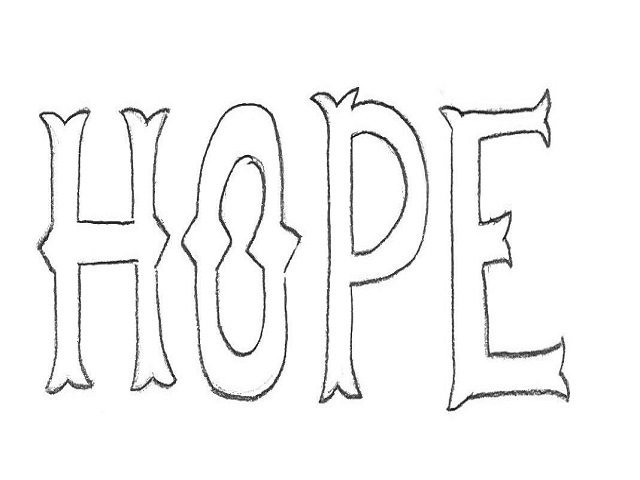
#> input picture project/images/hope.jpg, 640 x 480 px
$ python 02_blended_sketch.py
#> lines starting #> are read from the running program, lines starting #| are printed output that depends on the picture
from simpleimage import SimpleImage
from PIL import Image

FILE2 = "images/phoenix__sketch.jpeg"
FILE1 = "images/hope.jpg"
ALPHA = 0.85

def merging_image():
    image1 = Image.open(FILE1)
#> image1 is the input picture: PIL image 640x480 RGB; min 0, max 255, mean 246.4
    image2 = Image.open(FILE2)
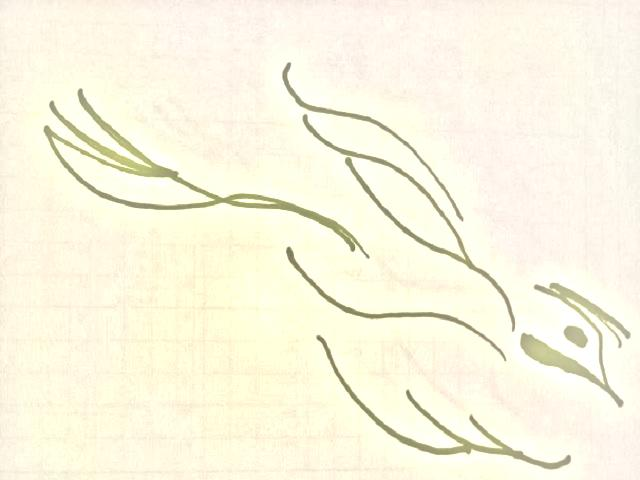
#> input picture project/images/phoenix__sketch.jpeg, 640 x 480 px
#> image2 is the input picture: PIL image 640x480 RGB; mean R, G, B 249.7, 246.2, 225.2

    blended_image = Image.blend(image1, image2, ALPHA)
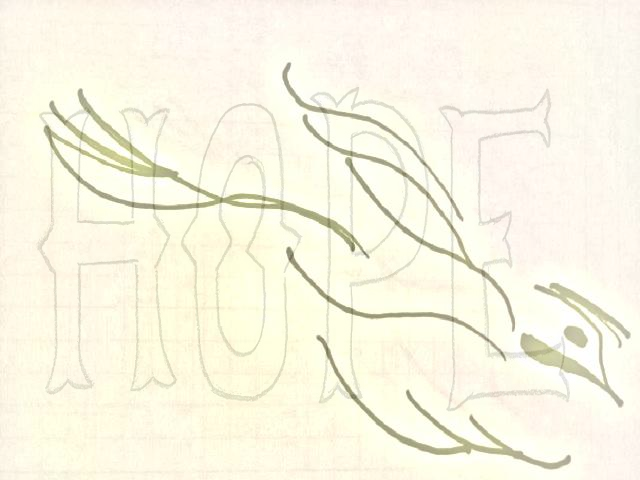
#> blended_image: PIL image 640x480 RGB; mean R, G, B 249, 245.8, 227.9
    blended_image.show()
    blended_image.save("images/blended_sketch.jpeg")

if __name__ == "__main__":
    merging_image()
